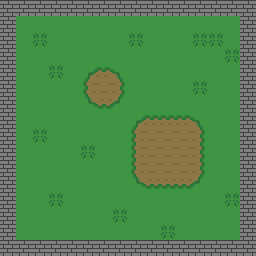

A 2D game scene composited from a Tiled map and its tileset images. What follows is a short description and the map's XML, with each tile layer's data collapsed to a summary:
An orthogonal 16x16 tile map with 16x16 px tiles, 2 tile layers (Tile Layer 1, decoration), 2 tilesets and 2 objects.

<map version="1.0" orientation="orthogonal" width="16" height="16" tilewidth="16" tileheight="16">
 <tileset firstgid="1" name="Floor" tilewidth="16" tileheight="16">
  <image source="../tex/tilesets/floor.png" width="128" height="128" />
 </tileset>
 <tileset firstgid="65" name="solid" tilewidth="16" tileheight="16">
  <properties>
   <property name="solid" value="true" />
  </properties>
  <image source="../tex/tilesets/solid.png" width="128" height="128" />
 </tileset>
 <layer name="Tile Layer 1" width="16" height="16">
  <data>[256 cells, 256 non-empty, 11 distinct tile ids]</data>
 </layer>
 <layer name="decoration" width="16" height="16">
  <data>[256 cells, 13 non-empty, 1 distinct tile ids]</data>
 </layer>
 <objectgroup name="Object Layer 1" width="16" height="16">
  <object x="144" y="80" width="16" height="16">
   <properties>
    <property name="name" value="bat" />
    <property name="type" value="entity" />
   </properties>
   <ellipse />
  </object>
  <object x="160" y="144" width="16" height="16">
   <properties>
    <property name="spawn" value="0" />
    <property name="type" value="player" />
   </properties>
  </object>
 </objectgroup>
</map>
